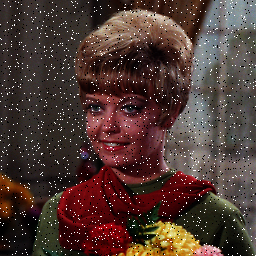
#> input picture test.tiff, 256 x 256 px
$ python chi.py
#> lines starting #> are read from the running program, lines starting #| are printed output that depends on the picture
#> the answer given: test.tiff
from PIL import Image
import numpy as np

# Chi-square 計算
def chi_square_attack(channel_data):
    counts = [0] * 256
    for value in channel_data.flatten():
        counts[value] += 1

    chi = 0
    for i in range(0, 256, 2):
        o1 = counts[i]
        o2 = counts[i + 1]
        e = (o1 + o2) / 2
        if e > 0:
            chi += ((o1 - e) ** 2 + (o2 - e) ** 2) / e
    return chi

# 根據 chi-square 值判斷是否藏資料
def is_likely_stego(chi_value, threshold=500):
    return chi_value < threshold

# 主流程
def analyze_image(path):
#> called with path = 'test.tiff'
    img = Image.open(path).convert('RGB')
#> img is the input picture: PIL image 256x256 RGB; mean R, G, B 78.4, 56.3, 50.4
    r, g, b = img.split()
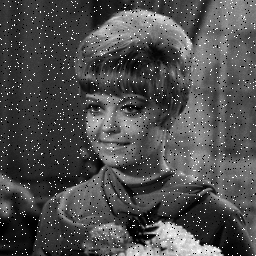
#> r: PIL image 256x256 L; min 0, max 255, mean 78.4
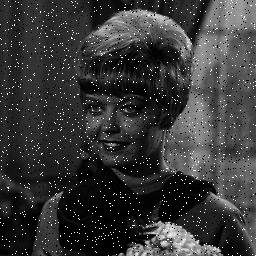
#> g: PIL image 256x256 L; min 0, max 255, mean 56.3
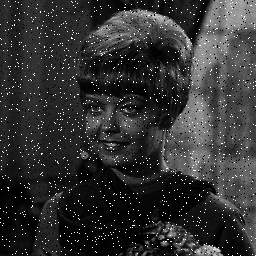
#> b: PIL image 256x256 L; min 0, max 255, mean 50.4

    r_data = np.array(r)
    g_data = np.array(g)
    b_data = np.array(b)

    r_chi = chi_square_attack(r_data)
#> the loop in chi_square_attack, `for value in channel_data.flatten():` made 65536 passes
#> value on passes 1 to 3: 52, 47, 50
#> after the loop in chi_square_attack, `for value in channel_data.flatten():`: counts = 256 values, max 1818 at index 50, min 0 at index 36, mean 256
#> the loop in chi_square_attack, `for i in range(0, 256, 2):` made 128 passes
#> (o1, o2, e, chi) on passes 1 to 12: (1579, 70, 824.5, 1380.9), (107, 96, 101.5, 1381.5), (164, 164, 164, 1381.5), (201, 163, 182, 1385.4), (149, 185, 167, 1389.3), (145, 151, 148, 1389.5), (182, 228, 205, 1394.6), (240, 287, 263.5, 1398.8), (152, 359, 255.5, 1482.7), (192, 389, 290.5, 1549.5), (196, 195, 195.5, 1549.5), (423, 252, 337.5, 1592.8)
#> (o1, o2, e) on passes 49, 54, 59: (0, 0, 0), (0, 0, 0), (0, 0, 0)
#> after the loop in chi_square_attack, `for i in range(0, 256, 2):`: chi = 46957.8
#> r_chi = 46957.8
    g_chi = chi_square_attack(g_data)
#> the loop in chi_square_attack (call 2), `for value in channel_data.flatten():` made 65536 passes
#> value on passes 1 to 3: 46, 40, 42
#> the loop in chi_square_attack (call 2), `for i in range(0, 256, 2):` made 128 passes
#> (o1, o2, e, chi) on passes 1 to 12: (1579, 2361, 1970, 155.2), (1202, 1064, 1133, 163.6), (895, 940, 917.5, 164.7), (676, 908, 792, 198.7), (737, 452, 594.5, 267), (796, 634, 715, 285.4), (655, 667, 661, 285.5), (718, 347, 532.5, 414.7), (718, 382, 550, 517.3), (769, 406, 587.5, 629.5), (787, 389, 588, 764.2), (413, 401, 407, 764.4)
    b_chi = chi_square_attack(b_data)

    print("Chi-square statistic per channel:")
    print(f"  R: {r_chi:.2f} {'<<可能有藏資料>>' if is_likely_stego(r_chi) else ''}")
#|   R: 46957.76
    print(f"  G: {g_chi:.2f} {'<<可能有藏資料>>' if is_likely_stego(g_chi) else ''}")
#|   G: 30517.44
    print(f"  B: {b_chi:.2f} {'<<可能有藏資料>>' if is_likely_stego(b_chi) else ''}")
#|   B: 26368.14

if __name__ == '__main__':
    image_path = input("請輸入圖片檔名: ")  # 輸入你的圖片檔名
    analyze_image(image_path)  # 改成你的圖片檔名
